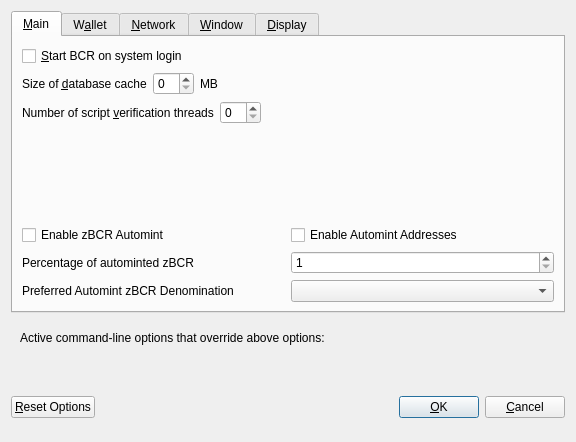
<?xml version="1.0" encoding="UTF-8"?>
<ui version="4.0">
 <class>OptionsDialog</class>
 <widget class="QDialog" name="OptionsDialog">
  <property name="geometry">
   <rect>
    <x>0</x>
    <y>0</y>
    <width>576</width>
    <height>442</height>
   </rect>
  </property>
  <property name="windowTitle">
   <string>Options</string>
  </property>
  <property name="modal">
   <bool>true</bool>
  </property>
  <layout class="QVBoxLayout" name="verticalLayout">
   <item>
    <widget class="QTabWidget" name="tabWidget">
     <property name="currentIndex">
      <number>0</number>
     </property>
     <widget class="QWidget" name="tabMain">
      <attribute name="title">
       <string>&amp;Main</string>
      </attribute>
      <layout class="QVBoxLayout" name="verticalLayout_Main">
       <item>
        <widget class="QCheckBox" name="bitcoinAtStartup">
         <property name="toolTip">
          <string>Automatically start BCR after logging in to the system.</string>
         </property>
         <property name="text">
          <string>&amp;Start BCR on system login</string>
         </property>
        </widget>
       </item>
       <item>
        <layout class="QHBoxLayout" name="horizontalLayout_2_Main">
         <item>
          <widget class="QLabel" name="databaseCacheLabel">
           <property name="text">
            <string>Size of &amp;database cache</string>
           </property>
           <property name="textFormat">
            <enum>Qt::PlainText</enum>
           </property>
           <property name="buddy">
            <cstring>databaseCache</cstring>
           </property>
          </widget>
         </item>
         <item>
          <widget class="QSpinBox" name="databaseCache"/>
         </item>
         <item>
          <widget class="QLabel" name="databaseCacheUnitLabel">
           <property name="text">
            <string>MB</string>
           </property>
           <property name="textFormat">
            <enum>Qt::PlainText</enum>
           </property>
          </widget>
         </item>
         <item>
          <spacer name="horizontalSpacer_2_Main">
           <property name="orientation">
            <enum>Qt::Horizontal</enum>
           </property>
           <property name="sizeHint" stdset="0">
            <size>
             <width>40</width>
             <height>20</height>
            </size>
           </property>
          </spacer>
         </item>
        </layout>
       </item>
       <item>
        <layout class="QHBoxLayout" name="horizontalLayout_3_Main">
         <item>
          <widget class="QLabel" name="threadsScriptVerifLabel">
           <property name="text">
            <string>Number of script &amp;verification threads</string>
           </property>
           <property name="textFormat">
            <enum>Qt::PlainText</enum>
           </property>
           <property name="buddy">
            <cstring>threadsScriptVerif</cstring>
           </property>
          </widget>
         </item>
         <item>
          <widget class="QSpinBox" name="threadsScriptVerif">
           <property name="toolTip">
            <string>(0 = auto, &lt;0 = leave that many cores free)</string>
           </property>
          </widget>
         </item>
         <item>
          <spacer name="horizontalSpacer_3_Main">
           <property name="orientation">
            <enum>Qt::Horizontal</enum>
           </property>
           <property name="sizeHint" stdset="0">
            <size>
             <width>40</width>
             <height>20</height>
            </size>
           </property>
          </spacer>
         </item>
        </layout>
       </item>
       <item>
        <spacer name="verticalSpacer_2">
         <property name="orientation">
          <enum>Qt::Vertical</enum>
         </property>
         <property name="sizeHint" stdset="0">
          <size>
           <width>20</width>
           <height>40</height>
          </size>
         </property>
        </spacer>
       </item>
       <item>
        <widget class="QWidget" name="verticalZpivOptionsWidget" native="true">
         <layout class="QVBoxLayout" name="verticalZpivOptionsLayout">
          <property name="margin">
           <number>0</number>
          </property>
          <item>
           <layout class="QHBoxLayout" name="horizontalAutomintingLayout">
            <item>
             <widget class="QCheckBox" name="checkBoxZeromintEnable">
              <property name="toolTip">
               <string>Enable automatic minting of BCR units to zBCR</string>
              </property>
              <property name="layoutDirection">
               <enum>Qt::LeftToRight</enum>
              </property>
              <property name="text">
               <string>Enable zBCR Automint</string>
              </property>
             </widget>
            </item>
            <item>
             <widget class="QCheckBox" name="checkBoxZeromintAddresses">
              <property name="toolTip">
               <string>Enable automatic zBCR minting from specific addresses</string>
              </property>
              <property name="layoutDirection">
               <enum>Qt::LeftToRight</enum>
              </property>
              <property name="text">
               <string>Enable Automint Addresses</string>
              </property>
             </widget>
            </item>
           </layout>
          </item>
          <item>
           <layout class="QHBoxLayout" name="horizontalZmintPercentageLayout">
            <item>
             <widget class="QLabel" name="percentage_label">
              <property name="toolTip">
               <string>Percentage of incoming BCR which get automatically converted to zBCR via Zerocoin Protocol (min: 10%)</string>
              </property>
              <property name="text">
               <string>Percentage of autominted zBCR</string>
              </property>
             </widget>
            </item>
            <item>
             <widget class="QSpinBox" name="zeromintPercentage">
              <property name="minimum">
               <number>1</number>
              </property>
              <property name="maximum">
               <number>100</number>
              </property>
             </widget>
            </item>
           </layout>
          </item>
          <item>
           <layout class="QHBoxLayout" name="horizontalLayout" stretch="0,0">
            <property name="sizeConstraint">
             <enum>QLayout::SetFixedSize</enum>
            </property>
            <item>
             <widget class="QLabel" name="labelPreferredDenom">
              <property name="maximumSize">
               <size>
                <width>16777215</width>
                <height>16777215</height>
               </size>
              </property>
              <property name="toolTip">
               <string>Wait with automatic conversion to Zerocoin until enough BCR for this denomination is available</string>
              </property>
              <property name="text">
               <string>Preferred Automint zBCR Denomination</string>
              </property>
             </widget>
            </item>
            <item>
             <widget class="QComboBox" name="preferredDenom">
              <property name="maximumSize">
               <size>
                <width>16777215</width>
                <height>27</height>
               </size>
              </property>
              <property name="toolTip">
               <string>Wait with automatic conversion to Zerocoin until enough BCR for this denomination is available</string>
              </property>
              <property name="maxVisibleItems">
               <number>9</number>
              </property>
              <property name="maxCount">
               <number>9</number>
              </property>
             </widget>
            </item>
           </layout>
          </item>
         </layout>
        </widget>
       </item>
      </layout>
     </widget>
     <widget class="QWidget" name="tabWallet">
      <attribute name="title">
       <string>W&amp;allet</string>
      </attribute>
      <layout class="QVBoxLayout" name="verticalLayout_Wallet">
       <item>
        <layout class="QHBoxLayout" name="horizontalLayout_2_Wallet">
         <item>
          <widget class="QLabel" name="labelStakeSplitThresholdText">
           <property name="text">
            <string>Stake split threshold:</string>
           </property>
          </widget>
         </item>
         <item>
          <widget class="QSpinBox" name="spinBoxStakeSplitThreshold">
           <property name="minimum">
            <number>1</number>
           </property>
           <property name="maximum">
            <number>999999</number>
           </property>
          </widget>
         </item>
        </layout>
       </item>
       <item>
        <widget class="QGroupBox" name="groupBox">
         <property name="title">
          <string>Expert</string>
         </property>
         <layout class="QVBoxLayout" name="verticalLayout_2">
          <item>
           <widget class="QCheckBox" name="coinControlFeatures">
            <property name="toolTip">
             <string>Whether to show coin control features or not.</string>
            </property>
            <property name="text">
             <string>Enable coin &amp;control features</string>
            </property>
           </widget>
          </item>
          <item>
           <widget class="QCheckBox" name="showMasternodesTab">
            <property name="toolTip">
             <string>Show additional tab listing all your masternodes in first sub-tab&lt;br/&gt;and all masternodes on the network in second sub-tab.</string>
            </property>
            <property name="text">
             <string>Show Masternodes Tab</string>
            </property>
           </widget>
          </item>
          <item>
           <widget class="QCheckBox" name="spendZeroConfChange">
            <property name="toolTip">
             <string>If you disable the spending of unconfirmed change, the change from a transaction&lt;br/&gt;cannot be used until that transaction has at least one confirmation.&lt;br/&gt;This also affects how your balance is computed.</string>
            </property>
            <property name="text">
             <string>&amp;Spend unconfirmed change</string>
            </property>
           </widget>
          </item>
         </layout>
        </widget>
       </item>
       <item>
        <spacer name="verticalSpacer_Wallet">
         <property name="orientation">
          <enum>Qt::Vertical</enum>
         </property>
         <property name="sizeHint" stdset="0">
          <size>
           <width>20</width>
           <height>40</height>
          </size>
         </property>
        </spacer>
       </item>
      </layout>
     </widget>
     <widget class="QWidget" name="tabNetwork">
      <attribute name="title">
       <string>&amp;Network</string>
      </attribute>
      <layout class="QVBoxLayout" name="verticalLayout_Network">
       <item>
        <widget class="QCheckBox" name="mapPortUpnp">
         <property name="toolTip">
          <string>Automatically open the BCR client port on the router. This only works when your router supports UPnP and it is enabled.</string>
         </property>
         <property name="text">
          <string>Map port using &amp;UPnP</string>
         </property>
        </widget>
       </item>
       <item>
        <widget class="QCheckBox" name="allowIncoming">
         <property name="toolTip">
          <string>Accept connections from outside</string>
         </property>
         <property name="text">
          <string>Allow incoming connections</string>
         </property>
        </widget>
       </item>
       <item>
        <widget class="QCheckBox" name="connectSocks">
         <property name="toolTip">
          <string>Connect to the BCR network through a SOCKS5 proxy.</string>
         </property>
         <property name="text">
          <string>&amp;Connect through SOCKS5 proxy (default proxy):</string>
         </property>
        </widget>
       </item>
       <item>
        <layout class="QHBoxLayout" name="horizontalLayout_1_Network">
         <item>
          <widget class="QLabel" name="proxyIpLabel">
           <property name="text">
            <string>Proxy &amp;IP:</string>
           </property>
           <property name="textFormat">
            <enum>Qt::PlainText</enum>
           </property>
           <property name="buddy">
            <cstring>proxyIp</cstring>
           </property>
          </widget>
         </item>
         <item>
          <widget class="QValidatedLineEdit" name="proxyIp">
           <property name="minimumSize">
            <size>
             <width>140</width>
             <height>0</height>
            </size>
           </property>
           <property name="maximumSize">
            <size>
             <width>140</width>
             <height>16777215</height>
            </size>
           </property>
           <property name="toolTip">
            <string>IP address of the proxy (e.g. IPv4: 127.0.0.1 / IPv6: ::1)</string>
           </property>
          </widget>
         </item>
         <item>
          <widget class="QLabel" name="proxyPortLabel">
           <property name="text">
            <string>&amp;Port:</string>
           </property>
           <property name="textFormat">
            <enum>Qt::PlainText</enum>
           </property>
           <property name="buddy">
            <cstring>proxyPort</cstring>
           </property>
          </widget>
         </item>
         <item>
          <widget class="QLineEdit" name="proxyPort">
           <property name="minimumSize">
            <size>
             <width>55</width>
             <height>0</height>
            </size>
           </property>
           <property name="maximumSize">
            <size>
             <width>55</width>
             <height>16777215</height>
            </size>
           </property>
           <property name="toolTip">
            <string>Port of the proxy (e.g. 9050)</string>
           </property>
          </widget>
         </item>
         <item>
          <spacer name="horizontalSpacer_1_Network">
           <property name="orientation">
            <enum>Qt::Horizontal</enum>
           </property>
           <property name="sizeHint" stdset="0">
            <size>
             <width>40</width>
             <height>20</height>
            </size>
           </property>
          </spacer>
         </item>
        </layout>
       </item>
       <item>
        <spacer name="verticalSpacer_Network">
         <property name="orientation">
          <enum>Qt::Vertical</enum>
         </property>
         <property name="sizeHint" stdset="0">
          <size>
           <width>20</width>
           <height>40</height>
          </size>
         </property>
        </spacer>
       </item>
      </layout>
     </widget>
     <widget class="QWidget" name="tabWindow">
      <attribute name="title">
       <string>&amp;Window</string>
      </attribute>
      <layout class="QVBoxLayout" name="verticalLayout_Window">
       <item>
        <widget class="QCheckBox" name="minimizeToTray">
         <property name="toolTip">
          <string>Show only a tray icon after minimizing the window.</string>
         </property>
         <property name="text">
          <string>&amp;Minimize to the tray instead of the taskbar</string>
         </property>
        </widget>
       </item>
       <item>
        <widget class="QCheckBox" name="minimizeOnClose">
         <property name="toolTip">
          <string>Minimize instead of exit the application when the window is closed. When this option is enabled, the application will be closed only after selecting Quit in the menu.</string>
         </property>
         <property name="text">
          <string>M&amp;inimize on close</string>
         </property>
        </widget>
       </item>
       <item>
        <spacer name="verticalSpacer_Window">
         <property name="orientation">
          <enum>Qt::Vertical</enum>
         </property>
         <property name="sizeHint" stdset="0">
          <size>
           <width>20</width>
           <height>40</height>
          </size>
         </property>
        </spacer>
       </item>
      </layout>
     </widget>
     <widget class="QWidget" name="tabDisplay">
      <attribute name="title">
       <string>&amp;Display</string>
      </attribute>
      <layout class="QVBoxLayout" name="verticalLayout_Display">
       <item>
        <layout class="QHBoxLayout" name="horizontalLayout_1_Display">
         <item>
          <widget class="QLabel" name="langLabel">
           <property name="text">
            <string>User Interface &amp;language:</string>
           </property>
           <property name="textFormat">
            <enum>Qt::PlainText</enum>
           </property>
           <property name="buddy">
            <cstring>lang</cstring>
           </property>
          </widget>
         </item>
         <item>
          <widget class="QValueComboBox" name="lang">
           <property name="toolTip">
            <string>The user interface language can be set here. This setting will take effect after restarting BCR.</string>
           </property>
          </widget>
         </item>
        </layout>
       </item>
       <item>
        <widget class="QLabel" name="label_3">
         <property name="toolTip">
          <string notr="true"/>
         </property>
         <property name="statusTip">
          <string notr="true"/>
         </property>
         <property name="whatsThis">
          <string notr="true"/>
         </property>
         <property name="accessibleName">
          <string notr="true"/>
         </property>
         <property name="text">
          <string>Language missing or translation incomplete? Help contributing translations here:
https://www.transifex.com/pivx-project/pivx-project-translations</string>
         </property>
         <property name="wordWrap">
          <bool>true</bool>
         </property>
         <property name="openExternalLinks">
          <bool>true</bool>
         </property>
         <property name="textInteractionFlags">
          <set>Qt::TextBrowserInteraction</set>
         </property>
        </widget>
       </item>
       <item>
        <layout class="QHBoxLayout" name="horizontalLayout_2_Display" stretch="0,0">
         <item>
          <widget class="QLabel" name="themeLabel">
           <property name="text">
            <string>User Interface Theme:</string>
           </property>
          </widget>
         </item>
         <item>
          <widget class="QValueComboBox" name="theme"/>
         </item>
        </layout>
       </item>
       <item>
        <widget class="QWidget" name="verticalZpivDisplayWidget" native="true">
         <layout class="QVBoxLayout" name="verticalZpivDisplayLayout">
          <property name="margin">
           <number>0</number>
          </property>
          <item>
           <widget class="Line" name="line">
            <property name="orientation">
             <enum>Qt::Horizontal</enum>
            </property>
           </widget>
          </item>
          <item>
           <layout class="QHBoxLayout" name="horizontalLayout_3_Display">
            <item>
             <widget class="QLabel" name="unitLabel">
              <property name="text">
               <string>Unit to show amounts in:</string>
              </property>
              <property name="textFormat">
               <enum>Qt::PlainText</enum>
              </property>
             </widget>
            </item>
            <item>
             <widget class="QValueComboBox" name="unit">
              <property name="toolTip">
               <string>Choose the default subdivision unit to show in the interface and when sending coins.</string>
              </property>
             </widget>
            </item>
           </layout>
          </item>
          <item>
           <layout class="QHBoxLayout" name="horizontalLayout_4_Display">
            <item>
             <widget class="QLabel" name="digitsLabel">
              <property name="text">
               <string>Decimal digits</string>
              </property>
             </widget>
            </item>
            <item>
             <widget class="QValueComboBox" name="digits"/>
            </item>
           </layout>
          </item>
          <item>
           <layout class="QHBoxLayout" name="horizontalLayout_5_Display">
            <item>
             <widget class="QCheckBox" name="checkBoxHideZeroBalances">
              <property name="toolTip">
               <string>Hide empty balances</string>
              </property>
              <property name="layoutDirection">
               <enum>Qt::LeftToRight</enum>
              </property>
              <property name="text">
               <string>Hide empty balances</string>
              </property>
             </widget>
            </item>
            <item>
             <widget class="QCheckBox" name="checkBoxHideOrphans">
              <property name="toolTip">
               <string>Hide orphan stakes in transaction lists</string>
              </property>
              <property name="text">
               <string>Hide orphan stakes</string>
              </property>
             </widget>
            </item>
            <item>
             <spacer name="horizontalSpacer">
              <property name="orientation">
               <enum>Qt::Horizontal</enum>
              </property>
              <property name="sizeHint" stdset="0">
               <size>
                <width>40</width>
                <height>20</height>
               </size>
              </property>
             </spacer>
            </item>
           </layout>
          </item>
          <item>
           <layout class="QHBoxLayout" name="horizontalLayout_6_Display">
            <item>
             <widget class="QLabel" name="thirdPartyTxUrlsLabel">
              <property name="toolTip">
               <string>Third party URLs (e.g. a block explorer) that appear in the transactions tab as context menu items. %s in the URL is replaced by transaction hash. Multiple URLs are separated by vertical bar |.</string>
              </property>
              <property name="text">
               <string>Third party transaction URLs</string>
              </property>
             </widget>
            </item>
            <item>
             <widget class="QLineEdit" name="thirdPartyTxUrls">
              <property name="toolTip">
               <string>Third party URLs (e.g. a block explorer) that appear in the transactions tab as context menu items. %s in the URL is replaced by transaction hash. Multiple URLs are separated by vertical bar |.</string>
              </property>
             </widget>
            </item>
           </layout>
          </item>
         </layout>
        </widget>
       </item>
       <item>
        <spacer name="verticalSpacer">
         <property name="orientation">
          <enum>Qt::Vertical</enum>
         </property>
         <property name="sizeHint" stdset="0">
          <size>
           <width>20</width>
           <height>40</height>
          </size>
         </property>
        </spacer>
       </item>
      </layout>
     </widget>
    </widget>
   </item>
   <item>
    <widget class="QFrame" name="frame">
     <layout class="QVBoxLayout" name="verticalLayout_Bottom">
      <item>
       <layout class="QHBoxLayout" name="horizontalLayout_Bottom">
        <item>
         <widget class="QLabel" name="overriddenByCommandLineInfoLabel">
          <property name="text">
           <string>Active command-line options that override above options:</string>
          </property>
          <property name="textFormat">
           <enum>Qt::PlainText</enum>
          </property>
         </widget>
        </item>
        <item>
         <spacer name="horizontalSpacer_Bottom">
          <property name="orientation">
           <enum>Qt::Horizontal</enum>
          </property>
          <property name="sizeHint" stdset="0">
           <size>
            <width>40</width>
            <height>20</height>
           </size>
          </property>
         </spacer>
        </item>
       </layout>
      </item>
      <item>
       <widget class="QLabel" name="overriddenByCommandLineLabel">
        <property name="text">
         <string/>
        </property>
        <property name="textFormat">
         <enum>Qt::PlainText</enum>
        </property>
        <property name="wordWrap">
         <bool>true</bool>
        </property>
       </widget>
      </item>
     </layout>
    </widget>
   </item>
   <item>
    <layout class="QHBoxLayout" name="horizontalLayout_Buttons">
     <item>
      <widget class="QPushButton" name="resetButton">
       <property name="toolTip">
        <string>Reset all client options to default.</string>
       </property>
       <property name="text">
        <string>&amp;Reset Options</string>
       </property>
       <property name="autoDefault">
        <bool>false</bool>
       </property>
      </widget>
     </item>
     <item>
      <spacer name="horizontalSpacer_1">
       <property name="orientation">
        <enum>Qt::Horizontal</enum>
       </property>
       <property name="sizeHint" stdset="0">
        <size>
         <width>40</width>
         <height>48</height>
        </size>
       </property>
      </spacer>
     </item>
     <item>
      <widget class="QLabel" name="statusLabel">
       <property name="minimumSize">
        <size>
         <width>200</width>
         <height>0</height>
        </size>
       </property>
       <property name="font">
        <font>
         <weight>75</weight>
         <bold>true</bold>
        </font>
       </property>
       <property name="text">
        <string/>
       </property>
       <property name="textFormat">
        <enum>Qt::PlainText</enum>
       </property>
       <property name="wordWrap">
        <bool>true</bool>
       </property>
      </widget>
     </item>
     <item>
      <spacer name="horizontalSpacer_2">
       <property name="orientation">
        <enum>Qt::Horizontal</enum>
       </property>
       <property name="sizeHint" stdset="0">
        <size>
         <width>40</width>
         <height>48</height>
        </size>
       </property>
      </spacer>
     </item>
     <item>
      <widget class="QPushButton" name="okButton">
       <property name="text">
        <string>&amp;OK</string>
       </property>
       <property name="autoDefault">
        <bool>false</bool>
       </property>
       <property name="default">
        <bool>true</bool>
       </property>
      </widget>
     </item>
     <item>
      <widget class="QPushButton" name="cancelButton">
       <property name="text">
        <string>&amp;Cancel</string>
       </property>
       <property name="autoDefault">
        <bool>false</bool>
       </property>
      </widget>
     </item>
    </layout>
   </item>
  </layout>
 </widget>
 <customwidgets>
  <customwidget>
   <class>QValidatedLineEdit</class>
   <extends>QLineEdit</extends>
   <header>qvalidatedlineedit.h</header>
  </customwidget>
  <customwidget>
   <class>QValueComboBox</class>
   <extends>QComboBox</extends>
   <header>qvaluecombobox.h</header>
  </customwidget>
 </customwidgets>
 <resources/>
 <connections/>
</ui>
